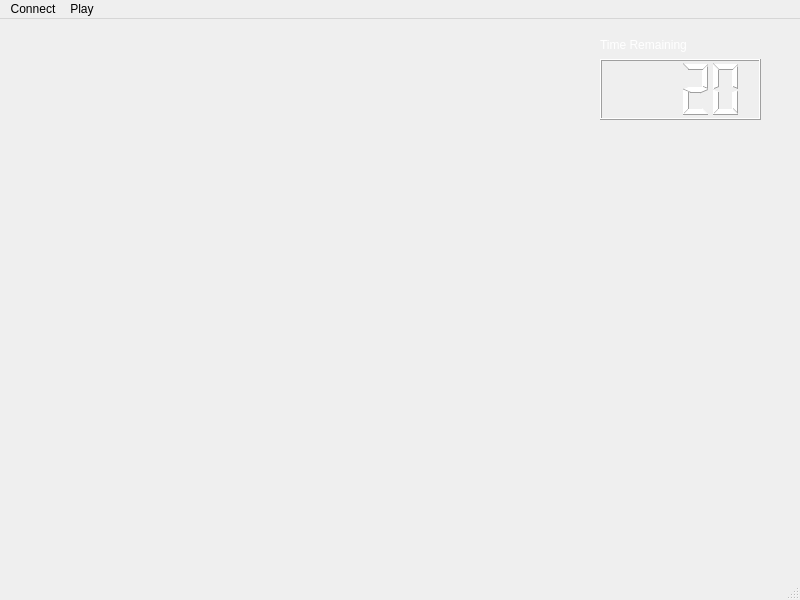
<?xml version="1.0" encoding="UTF-8"?>
<ui version="4.0">
 <class>MainWindow</class>
 <widget class="QMainWindow" name="MainWindow">
  <property name="enabled">
   <bool>true</bool>
  </property>
  <property name="geometry">
   <rect>
    <x>0</x>
    <y>0</y>
    <width>800</width>
    <height>600</height>
   </rect>
  </property>
  <property name="windowTitle">
   <string>MainWindow</string>
  </property>
  <widget class="QWidget" name="centralwidget">
   <widget class="QLCDNumber" name="lcdNumber">
    <property name="enabled">
     <bool>true</bool>
    </property>
    <property name="geometry">
     <rect>
      <x>600</x>
      <y>40</y>
      <width>161</width>
      <height>61</height>
     </rect>
    </property>
    <property name="styleSheet">
     <string notr="true">color: rgb(255, 255, 255);</string>
    </property>
    <property name="digitCount">
     <number>4</number>
    </property>
    <property name="intValue" stdset="0">
     <number>20</number>
    </property>
   </widget>
   <widget class="QLabel" name="label">
    <property name="enabled">
     <bool>true</bool>
    </property>
    <property name="geometry">
     <rect>
      <x>600</x>
      <y>10</y>
      <width>161</width>
      <height>31</height>
     </rect>
    </property>
    <property name="styleSheet">
     <string notr="true">color: rgb(255, 255, 255);
font: 700 15pt &quot;Microsoft JhengHei UI&quot;;</string>
    </property>
    <property name="text">
     <string>Time Remaining</string>
    </property>
   </widget>
  </widget>
  <widget class="QMenuBar" name="menubar">
   <property name="geometry">
    <rect>
     <x>0</x>
     <y>0</y>
     <width>800</width>
     <height>17</height>
    </rect>
   </property>
   <widget class="QMenu" name="menuConnect">
    <property name="title">
     <string>Connect</string>
    </property>
    <addaction name="actionCreate_Connection"/>
    <addaction name="actionConnect_to_Server"/>
   </widget>
   <widget class="QMenu" name="menuPlay">
    <property name="title">
     <string>Play</string>
    </property>
    <addaction name="actionStart"/>
    <addaction name="actionAdmit_to_defeat"/>
   </widget>
   <addaction name="menuConnect"/>
   <addaction name="menuPlay"/>
  </widget>
  <widget class="QStatusBar" name="statusbar"/>
  <action name="actionCreate_Connection">
   <property name="text">
    <string>Create Connection</string>
   </property>
  </action>
  <action name="actionConnect_to_Server">
   <property name="text">
    <string>Connect to Server</string>
   </property>
  </action>
  <action name="actionStart">
   <property name="text">
    <string>Start</string>
   </property>
  </action>
  <action name="actionAdmit_to_defeat">
   <property name="text">
    <string>Admit defeat</string>
   </property>
  </action>
 </widget>
 <resources/>
 <connections/>
</ui>
